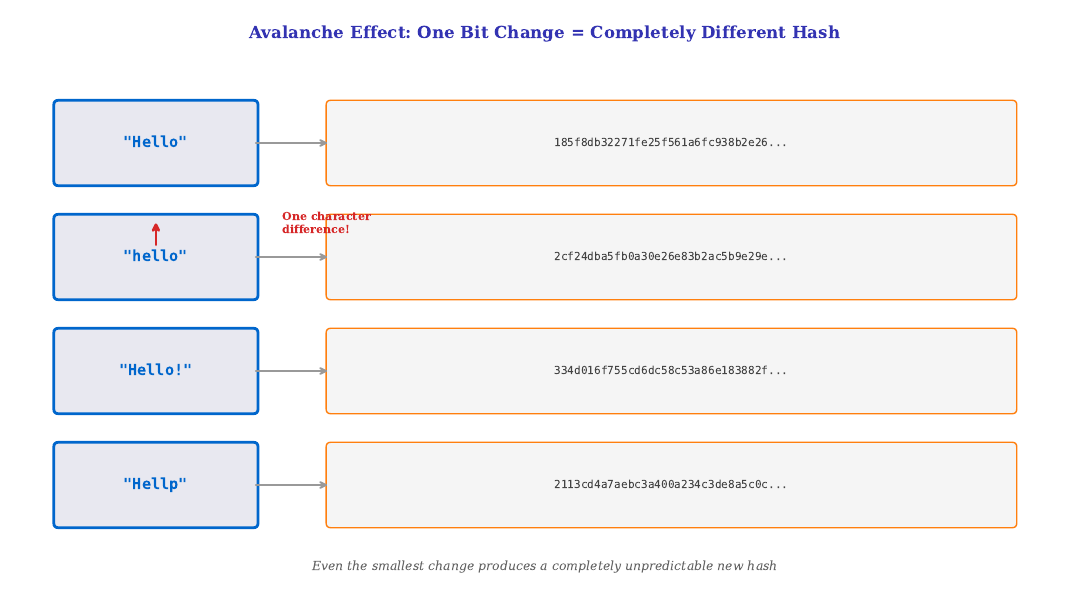

Recreate this plot in Python.
"""Avalanche Effect - Tiny input change, massive output change"""
from pathlib import Path
import matplotlib.pyplot as plt
import matplotlib.patches as mpatches
from matplotlib.patches import FancyBboxPatch
import hashlib

plt.rcParams.update({
    'font.size': 10, 'axes.labelsize': 10, 'axes.titlesize': 11,
    'xtick.labelsize': 9, 'ytick.labelsize': 9, 'legend.fontsize': 9,
    'figure.dpi': 150, 'font.family': 'serif'
})

MLPURPLE = '#3333B2'
MLBLUE = '#0066CC'
MLORANGE = '#FF7F0E'
MLRED = '#D62728'
MLGREEN = '#2CA02C'

fig, ax = plt.subplots(figsize=(11, 6))
ax.set_xlim(0, 11)
ax.set_ylim(0, 6)
ax.axis('off')

# Title
ax.text(5.5, 5.7, 'Avalanche Effect: One Bit Change = Completely Different Hash',
        ha='center', fontsize=12, fontweight='bold', color=MLPURPLE)

# Generate actual hashes
inputs = ['Hello', 'hello', 'Hello!', 'Hellp']
hashes = [hashlib.sha256(s.encode()).hexdigest() for s in inputs]

# Display comparisons
y_positions = [4.2, 3.0, 1.8, 0.6]

for i, (inp, h, y) in enumerate(zip(inputs, hashes, y_positions)):
    # Input box
    input_box = FancyBboxPatch((0.5, y), 2, 0.8, boxstyle="round,pad=0.05",
                                facecolor='#E8E8F0', edgecolor=MLBLUE, linewidth=2)
    ax.add_patch(input_box)
    ax.text(1.5, y + 0.4, f'"{inp}"', ha='center', va='center',
            fontsize=11, family='monospace', color=MLBLUE, fontweight='bold')

    # Arrow
    ax.annotate('', xy=(3.3, y + 0.4), xytext=(2.5, y + 0.4),
                arrowprops=dict(arrowstyle='->', color='#999999', lw=1.5))

    # Hash output
    hash_box = FancyBboxPatch((3.3, y), 7, 0.8, boxstyle="round,pad=0.05",
                               facecolor='#F5F5F5', edgecolor=MLORANGE, linewidth=1)
    ax.add_patch(hash_box)
    ax.text(6.8, y + 0.4, h[:32] + '...', ha='center', va='center',
            fontsize=8, family='monospace', color='#444444')

# Highlight the difference
ax.annotate('', xy=(1.5, 3.8), xytext=(1.5, 3.5),
            arrowprops=dict(arrowstyle='->', color=MLRED, lw=2))
ax.text(2.8, 3.65, 'One character\ndifference!', fontsize=8, color=MLRED,
        fontweight='bold', ha='left')

# Bottom note
ax.text(5.5, 0.1, 'Even the smallest change produces a completely unpredictable new hash',
        ha='center', fontsize=9, style='italic', color='#666666')

plt.tight_layout()
plt.savefig(Path(__file__).parent / 'avalanche_effect.pdf',
            format='pdf', dpi=300, bbox_inches='tight')
plt.close()
